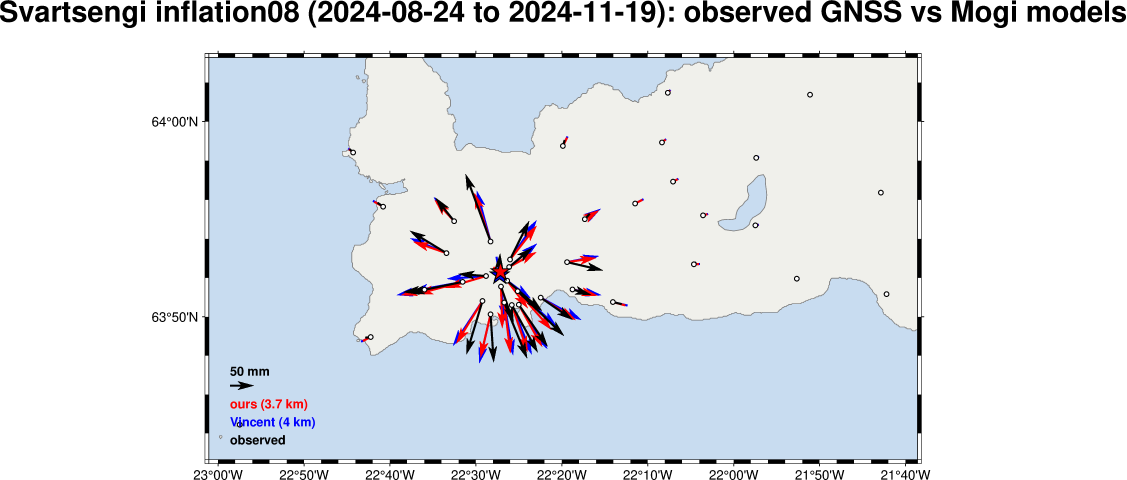
#> input picture examples/mogi_vector_comparison.png, 3379 x 1440 px (shown at 1/3 size)
$ python kitty-transfer-test.py ../../examples/mogi_vector_comparison.png
#> lines starting #> are read from the running program, lines starting #| are printed output that depends on the picture
#!/usr/bin/env python3
"""Display one image three ways and report which the terminal actually renders.

Diagnostic for blank previews. Ranger's inline mode (`stream=True`) sends RAW
uncompressed RGB — a 1000x1000 preview is ~3 MB, ~4 MB once base64'd — and
herdr logs `dropping oversized graphics payload for client frame`, so an image
can be accepted and then silently dropped on the way to the client. The Kitty
protocol also accepts PNG bytes inline (`f=100,t=d`), which is ~50x smaller for
a plot; ranger has no code path for that, but a plugin can add one.

Run it in the pane where previews are broken and say which blocks appear:

    python3 kitty-transfer-test.py ../../tmp-figdir/SKHA-plate-year.png

Each attempt prints its payload size and the terminal's reply, then draws.
"""

import base64
import io
import os
import select
import sys
import termios
import tty

TIMEOUT = 4.0
START, END = b"\x1b_G", b"\x1b\\"
CHUNK = 2048

# Keep the test image small enough that size alone is never the problem for the
# PNG case, while still being large enough to be visibly a plot.
TARGET_PX = (600, 400)


def send(cmds, payload):
    """Chunked APC transmission, mirroring ranger's _format_cmd_str."""
    out = getattr(sys.stdout, "buffer", sys.stdout)
    central = ",".join("%s=%s" % kv for kv in cmds.items()).encode("ascii")
    if payload is None:
        out.write(START + central + b";" + END)
    else:
        rest = payload
        while len(rest) > CHUNK:
            blk, rest = rest[:CHUNK], rest[CHUNK:]
            out.write(START + central + b",m=1;" + blk + END)
        out.write(START + central + b",m=0;" + rest + END)
    out.flush()


def reply():
    resp = b""
    while not resp.endswith(END):
        if not select.select([sys.stdin], [], [], TIMEOUT)[0]:
            return None
        chunk = os.read(sys.stdin.fileno(), 1)
        if not chunk:
            return None
        resp += chunk
    return resp


def describe(resp):
    if resp is None:
        return "NO REPLY (ranger would hang here)"
    body = resp.replace(START, b"").replace(END, b"")
    text = body.decode("ascii", "replace")
    return "OK" if "OK" in text else text


def main():
    if len(sys.argv) < 2:
        print(__doc__)
        return 2
    path = sys.argv[1]
    if not os.path.exists(path):
        print("no such file:", path)
        return 2

    try:
        import PIL.Image
    except ImportError:
        print("needs pillow")
        return 2

    image = PIL.Image.open(path)
#> image is the input picture: PIL image 3379x1440 RGB; mean R, G, B 224.8, 229.5, 234.6
    image.thumbnail(TARGET_PX, PIL.Image.LANCZOS)
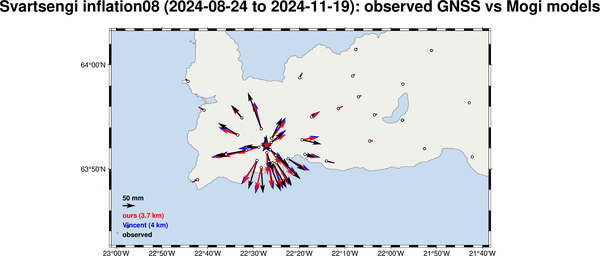
#> image: PIL image 600x256 RGB; mean R, G, B 224.8, 229.6, 234.6
    if image.mode not in ("RGB", "RGBA"):
        image = image.convert("RGB")

    buf = io.BytesIO()
    image.save(buf, format="png", compress_level=6)
    png = base64.standard_b64encode(buf.getvalue())
    raw = base64.standard_b64encode(bytearray().join(map(bytes, image.getdata())))

    attempts = [
        ("A  PNG inline   (f=100,t=d)", {"a": "T", "i": 91, "f": 100, "t": "d"}, png),
        (
            "B  raw RGB inline (f=%d,t=d)  <- what ranger sends today"
            % (len(image.getbands()) * 8),
            {
                "a": "T",
                "i": 92,
                "f": len(image.getbands()) * 8,
                "t": "d",
                "s": image.width,
                "v": image.height,
            },
            raw,
        ),
    ]

    fd = sys.stdin.fileno()
    try:
        old = termios.tcgetattr(fd)
    except termios.error:
        print("RESULT: stdin is not a tty — run this from a real pane")
        return 2

    print("image     : %s" % path)
    print("scaled to : %dx%d px" % (image.width, image.height))
    print()

    results = []
    tty.setcbreak(fd)
    try:
        for label, cmds, payload in attempts:
            send(cmds, payload)
            resp = reply()
            results.append((label, len(payload), resp))
    finally:
        termios.tcsetattr(fd, termios.TCSADRAIN, old)

    print()
    for label, size, resp in results:
        print("  %-46s %7.1f KB payload -> %s" % (label, size / 1024.0, describe(resp)))
    print()
    print("Two images should be drawn above. Say which of A / B you can actually SEE —")
    print("a reply of OK only means herdr accepted it, not that it reached the screen.")
    print('Clear leftovers with:  printf "\\033_Ga=d\\033\\\\"')
    return 0


if __name__ == "__main__":
#> (the run stopped early here; a loop or call above may not have finished)
